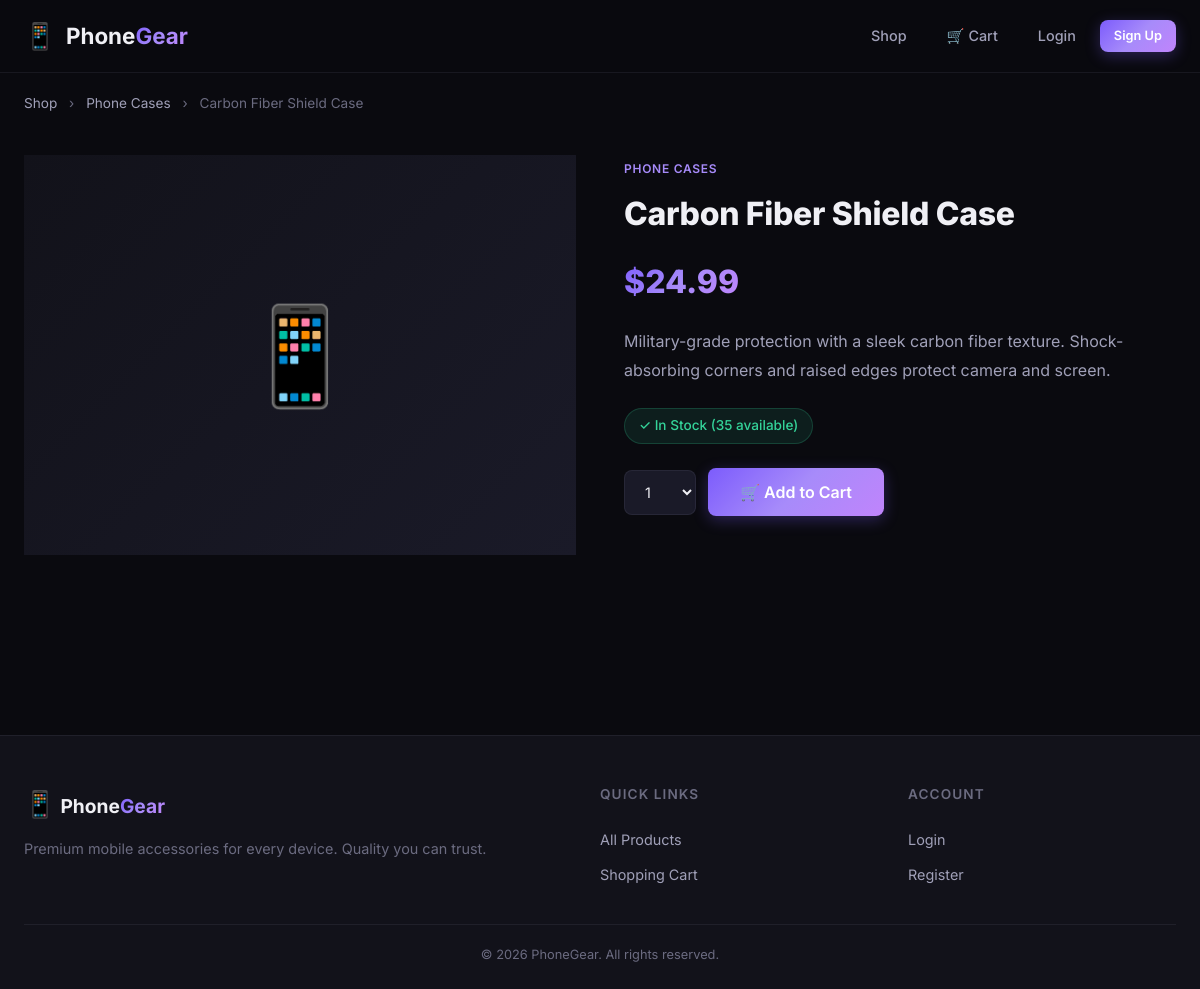
Screenshot of /product/2/carbon-fiber-shield-case/ with the database file from the repository.
### shop/models.py (models this page shows, shortened)
class Product(models.Model):
    category = models.ForeignKey(Category, related_name='products', on_delete=models.CASCADE)
    name = models.CharField(max_length=200)
    slug = models.SlugField(max_length=200, unique=True)
    image = models.ImageField(upload_to='products/%Y/%m/%d', blank=True, null=True)
    description = models.TextField(blank=True)
    price = models.DecimalField(max_digits=10, decimal_places=2)
    stock = models.PositiveIntegerField(default=0)
    available = models.BooleanField(default=True)
    created = models.DateTimeField(auto_now_add=True)
    updated = models.DateTimeField(auto_now=True)
    class Meta:
        ordering = ('name',)

class Category(models.Model):
    name = models.CharField(max_length=200)
    slug = models.SlugField(max_length=200, unique=True)
    class Meta:
        ordering = ('name',)
        verbose_name = 'category'
        verbose_name_plural = 'categories'

### shop/views.py (the view)
# urls.py: path('product/<int:id>/<slug:slug>/', views.product_detail, name='product_detail'),
def product_detail(request, id, slug):
    product = get_object_or_404(Product, id=id, slug=slug, available=True)
    cart_product_form = CartAddProductForm()
    return render(request, 'shop/product_detail.html', {
        'product': product,
        'cart_product_form': cart_product_form,
    })

### shop/forms.py
class CartAddProductForm(forms.Form):
    quantity = forms.TypedChoiceField(
        choices=PRODUCT_QUANTITY_CHOICES,
        coerce=int,
        widget=forms.Select(attrs={'class': 'form-select'})
    )
    override = forms.BooleanField(
        required=False,
        initial=False,
        widget=forms.HiddenInput
    )

### shop/cart.py (called while the page is built)
    def __len__(self):
        return sum(item['quantity'] for item in self.cart.values())

### shop/context_processors.py (called while the page is built)
def cart_context(request):
    return {'cart': Cart(request)}

### shop/templates/shop/product_detail.html (shortened to what this page needs)
{% extends "base.html" %}
{% block content %}
<div class="container">
    <div class="breadcrumb">
        <a href="{% url 'shop:product_list' %}">Shop</a>
        <span class="breadcrumb-sep">›</span>
        <a href="{% url 'shop:product_list_by_category' product.category.slug %}">{{ product.category.name }}</a>
        <span class="breadcrumb-sep">›</span>
        <span>{{ product.name }}</span>
    </div>
    <div class="product-detail">
        <div class="product-detail-image">
            {% if product.image %}
                <img src="{{ product.image.url }}" alt="{{ product.name }}">
            {% else %}
                <div class="product-image-placeholder large">
                    <span>📱</span>
                </div>
            {% endif %}
        </div>
        <div class="product-detail-info">
            <span class="product-category">{{ product.category.name }}</span>
            <h1 class="product-detail-name">{{ product.name }}</h1>
            <span class="product-detail-price">${{ product.price }}</span>
            {% if product.description %}
                <p class="product-description">{{ product.description }}</p>
            {% endif %}
            <div class="product-meta">
                {% if product.stock > 0 %}
                    <span class="stock-badge in-stock">✓ In Stock ({{ product.stock }} available)</span>
                {% else %}
                    <span class="stock-badge out-of-stock">✕ Out of Stock</span>
                {% endif %}
            </div>
            {% if product.stock > 0 %}
            <form action="{% url 'shop:cart_add' product.id %}" method="post" class="add-to-cart-form">
                {{ cart_product_form.quantity }}
                <button type="submit" class="btn btn-primary btn-lg" id="add-to-cart-btn">
                    🛒 Add to Cart
                </button>
            </form>
            {% endif %}
        </div>
    </div>
</div>
{% endblock %}

### static/css/style.css (style rules this page uses)
:root { --bg-primary: #0a0a0f; --bg-secondary: #12121a; --bg-card: #1a1a28; --bg-card-hover: #22223a; --bg-glass: rgba(26, 26, 40, 0.7); --text-primary: #f0f0f5; --text-secondary: #a0a0b8; --text-muted: #6b6b80; --accent-primary: #7c5cfc; --accent-secondary: #a78bfa; --accent-gradient: linear-gradient(135deg, #7c5cfc, #a78bfa, #c084fc); --accent-glow: rgba(124, 92, 252, 0.3); --success: #34d399; --warning: #fbbf24; --danger: #f87171; --border-color: rgba(160, 160, 184, 0.1); --border-hover: rgba(160, 160, 184, 0.2); --radius-sm: 8px; --radius-md: 12px; --radius-lg: 16px; --radius-xl: 24px; --shadow-sm: 0 2px 8px rgba(0, 0, 0, 0.3); --shadow-md: 0 4px 24px rgba(0, 0, 0, 0.4); --shadow-lg: 0 8px 48px rgba(0, 0, 0, 0.5); --shadow-glow: 0 0 40px rgba(124, 92, 252, 0.15); --transition: all 0.3s cubic-bezier(0.4, 0, 0.2, 1); --transition-fast: all 0.15s ease; }
*, *::before, *::after { margin: 0; padding: 0; box-sizing: border-box; }
html { scroll-behavior: smooth; }
body { font-family: 'Inter', -apple-system, BlinkMacSystemFont, sans-serif; background-color: var(--bg-primary); color: var(--text-primary); line-height: 1.6; min-height: 100vh; -webkit-font-smoothing: antialiased; }
a { text-decoration: none; color: inherit; }
.container { max-width: 1200px; margin: 0 auto; padding: 0 24px; }
.btn { display: inline-flex; align-items: center; justify-content: center; gap: 8px; padding: 10px 24px; border-radius: var(--radius-sm); font-family: inherit; font-weight: 600; font-size: 0.9rem; border: none; cursor: pointer; transition: var(--transition); text-decoration: none; }
.btn-primary { background: var(--accent-gradient); color: white; box-shadow: 0 4px 15px var(--accent-glow); }
.btn-lg { padding: 14px 32px; font-size: 1rem; }
.product-image-placeholder { width: 100%; height: 100%; display: flex; align-items: center; justify-content: center; font-size: 4rem; background: linear-gradient(135deg, var(--bg-secondary), var(--bg-card)); }
.product-image-placeholder.large { min-height: 400px; font-size: 6rem; }
.product-category { font-size: 0.75rem; text-transform: uppercase; letter-spacing: 0.06em; color: var(--accent-secondary); font-weight: 600; margin-bottom: 6px; }
.breadcrumb { padding: 20px 0; font-size: 0.85rem; color: var(--text-muted); }
.breadcrumb a { color: var(--text-secondary); transition: var(--transition); }
.breadcrumb-sep { margin: 0 8px; color: var(--text-muted); }
.product-detail { display: grid; grid-template-columns: 1fr 1fr; gap: 48px; padding: 20px 0 60px; }
.product-detail-name { font-size: 2rem; font-weight: 800; margin: 8px 0 16px; letter-spacing: -0.01em; }
.product-detail-price { font-size: 2rem; font-weight: 800; background: var(--accent-gradient); -webkit-background-clip: text; -webkit-text-fill-color: transparent; background-clip: text; display: inline-block; margin-bottom: 20px; }
.product-description { color: var(--text-secondary); line-height: 1.8; margin-bottom: 24px; }
.product-meta { margin-bottom: 24px; }
.stock-badge { display: inline-flex; align-items: center; gap: 6px; padding: 6px 14px; border-radius: 20px; font-size: 0.85rem; font-weight: 500; }
.stock-badge.in-stock { background: rgba(52, 211, 153, 0.1); color: var(--success); border: 1px solid rgba(52, 211, 153, 0.2); }
.add-to-cart-form { display: flex; gap: 12px; align-items: center; }
.form-select { padding: 12px 16px; border-radius: var(--radius-sm); background: var(--bg-card); color: var(--text-primary); border: 1px solid var(--border-color); font-family: inherit; font-size: 0.9rem; cursor: pointer; transition: var(--transition); }

### rows the page displays
Product: category.name "Phone Cases", name "Carbon Fiber Shield Case", category.name "PHONE CASES", price "24.99", description "Military-grade protection with a sleek carbon fiber texture. Shock-absorbing corners and raised edges protect camera and screen.", stock "35"
